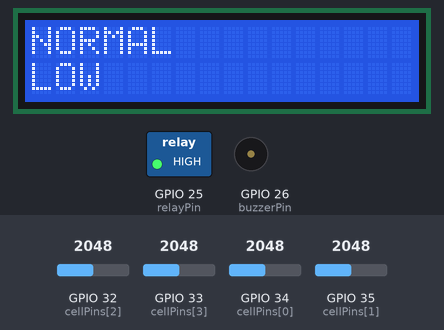
This sketch was run on a simulated ESP32. On the bench: 16×2 character LCD, switched loads named in the sketch (green lamp = pin HIGH), buzzer (waves = sounding). The test bench sets the inputs (shaded band); at power-on: GPIO 32 (cellPins[2]) = 2048, GPIO 33 (cellPins[3]) = 2048, GPIO 34 (cellPins[0]) = 2048, GPIO 35 (cellPins[1]) = 2048 (analog values on the 0–4095 scale). WiFi joins after 1.5 s; servers stay silent unless stated; what the sketch prints to the serial monitor is not drawn.

Above: at 4.5 s.
4.6 s: GPIO 32 (cellPins[2]) set to 2613
6.6 s: GPIO 32 (cellPins[2]) set to 2726
At 8.2 s:
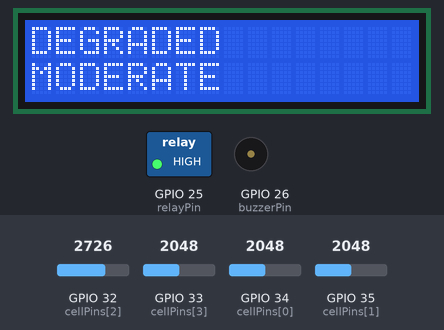
10.6 s: GPIO 33 (cellPins[3]) set to 3783
12.6 s: GPIO 33 (cellPins[3]) set to 3903
At 14.4 s:
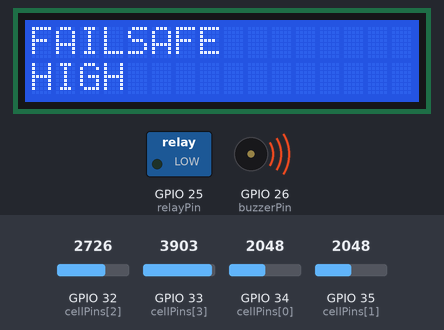
14.9 s: GPIO 34 (cellPins[0]) set to 273
16.6 s: GPIO 34 (cellPins[0]) set to 226
At 18.8 s:
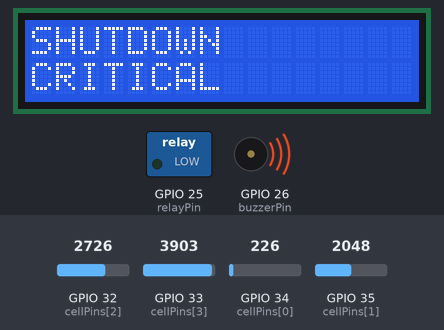
Timing chart, 0 to 19.9 s (numbered marks = the images above; inputs shaded):
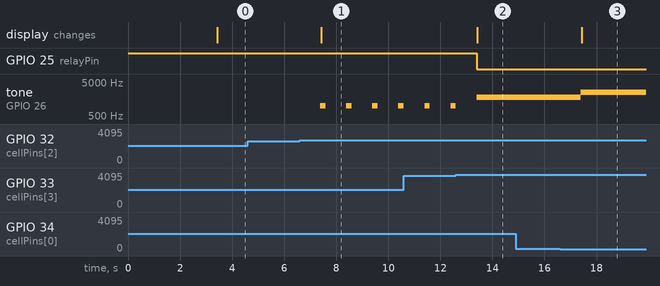

Measured:
- the behaviour switches between 2668 and 2669 on GPIO 32 (cellPins[2]) (found by bisection; images 0 and 1)
- the behaviour switches between 3846 and 3847 on GPIO 33 (cellPins[3]) (found by bisection; images 1 and 2)
- the behaviour switches between 249 and 248 on GPIO 34 (cellPins[0]) (found by bisection; images 2 and 3)
- after the input at 4.6 s, every drawn part: stays the same
- after the input at 6.6 s, tone on GPIO 26 (buzzerPin): alternates 1000 Hz for 0.20 s and silent for 0.80 s, starting after 0.79 s; the display: changes after 0.83 s (image 1)
- after the input at 12.6 s, GPIO 25 (relayPin): HIGH → LOW after 0.79 s; the display: changes after 0.83 s (image 2)
- after the input at 14.9 s, every drawn part: stays the same
- after the input at 16.6 s, tone on GPIO 26 (buzzerPin): 1800 Hz → 2500 Hz after 0.79 s; the display: changes after 0.83 s (image 3)

The sketch:

SourceCode.ino
```cpp
#define BLYNK_TEMPLATE_ID "TMPTMPL3KD_IAK4Y"
#define BLYNK_TEMPLATE_NAME "Smart Battery Analytics Engine"
#define BLYNK_AUTH_TOKEN "aQiTjkNG8DmowL4IsGFxSvb5h_P90QLp"

#include <WiFi.h>
#include <BlynkSimpleEsp32.h>
#include <Wire.h>
#include <LiquidCrystal_I2C.h>

char ssid[] = "Wokwi-GUEST";
char pass[] = "";

LiquidCrystal_I2C lcd(0x27, 16, 2);

// Pins
const int cellPins[4] = {34, 35, 32, 33};
const int relayPin = 25;
const int buzzerPin = 26;

// Runtime Modes
enum RuntimeMode {
  NORMAL,
  DEGRADED,
  FAILSAFE,
  SHUTDOWN
};

RuntimeMode currentMode = NORMAL;
RuntimeMode lastLoggedMode = NORMAL;

// Globals
float cellVoltages[4];
unsigned long previousMillis = 0;
const long monitoringInterval = 1000;

String faultHistory = "BOOT";
String fault2 = "";
String fault3 = "";
String previousFault = "";

unsigned long relayLastChanged = 0;
const unsigned long relayCooldown = 2000;
bool relayState = true;

// ===============================
// SENSOR FUNCTIONS
// ===============================

void readVoltages() {
  for (int i = 0; i < 4; i++) {
    int adc = analogRead(cellPins[i]);
    cellVoltages[i] = (adc * 3.3) / 4095.0;
  }
}

bool checkSensorDisconnect() {
  for (int i = 0; i < 4; i++) {
    if (cellVoltages[i] < 0.2) return true;
  }
  return false;
}

// ===============================
// ANALYTICS ENGINE
// ===============================

float calculateAverageVoltage() {
  float sum = 0;
  for (int i = 0; i < 4; i++) sum += cellVoltages[i];
  return sum / 4.0;
}

float calculatePackVoltage() {
  float sum = 0;
  for (int i = 0; i < 4; i++) sum += cellVoltages[i];
  return sum;
}

float calculateImbalance() {
  float minV = cellVoltages[0];
  float maxV = cellVoltages[0];

  for (int i = 1; i < 4; i++) {
    if (cellVoltages[i] < minV) minV = cellVoltages[i];
    if (cellVoltages[i] > maxV) maxV = cellVoltages[i];
  }

  return maxV - minV;
}

int calculateBatteryHealth() {
  int score = 100;
  float avgVoltage = calculateAverageVoltage();
  float imbalance = calculateImbalance();

  if (avgVoltage < 2.0) score -= 30;
  else if (avgVoltage < 2.7) score -= 15;

  if (imbalance > 0.5) score -= 20;
  else if (imbalance > 0.25) score -= 10;

  switch (currentMode) {
    case DEGRADED: score -= 10; break;
    case FAILSAFE: score -= 30; break;
    case SHUTDOWN: score -= 50; break;
    default: break;
  }

  if (score < 0) score = 0;
  return score;
}

int calculateFailureProbability() {
  return 100 - calculateBatteryHealth();
}

// ===============================
// AI ENGINE
// ===============================

String modeToString(RuntimeMode mode) {
  switch (mode) {
    case NORMAL: return "NORMAL";
    case DEGRADED: return "DEGRADED";
    case FAILSAFE: return "FAILSAFE";
    case SHUTDOWN: return "SHUTDOWN";
  }
  return "UNKNOWN";
}

String getRiskLevel() {
  switch (currentMode) {
    case NORMAL: return "LOW";
    case DEGRADED: return "MODERATE";
    case FAILSAFE: return "HIGH";
    case SHUTDOWN: return "CRITICAL";
  }
  return "UNKNOWN";
}

String getAIRecommendation() {
  switch (currentMode) {
    case NORMAL: return "System healthy";
    case DEGRADED: return "Inspect weak cell";
    case FAILSAFE: return "Reduce load now";
    case SHUTDOWN: return "Manual intervention";
  }
  return "N/A";
}

String getSensorStatus() {
  if (checkSensorDisconnect()) return "FAULT";
  return "HEALTHY";
}

String getRelayStatus() {
  if (currentMode == FAILSAFE || currentMode == SHUTDOWN)
    return "OFF";
  return "ACTIVE";
}

String getCloudStatus() {
  if (Blynk.connected()) return "ONLINE";
  return "OFFLINE";
}

int getWiFiRSSI() {
  return WiFi.RSSI();
}

String getFaultHistory() {
  return faultHistory + " | " + fault2 + " | " + fault3;
}

void updateFaultHistory() {
  String currentFault = modeToString(currentMode);

  if (currentFault != previousFault) {
    fault3 = fault2;
    fault2 = faultHistory;
    faultHistory = currentFault;
    previousFault = currentFault;
  }
}

// ===============================
// OUTPUT CONTROL
// ===============================

void handleOutputs() {
  bool desiredRelayState = true;

  if (currentMode == FAILSAFE || currentMode == SHUTDOWN)
    desiredRelayState = false;

  if (desiredRelayState != relayState &&
      millis() - relayLastChanged > relayCooldown) {
    relayState = desiredRelayState;
    digitalWrite(relayPin, relayState);
    relayLastChanged = millis();
  }

  switch (currentMode) {
    case NORMAL:
      noTone(buzzerPin);
      break;
    case DEGRADED:
      tone(buzzerPin, 1000, 200);
      break;
    case FAILSAFE:
      tone(buzzerPin, 1800);
      break;
    case SHUTDOWN:
      tone(buzzerPin, 2500);
      break;
  }
}

void updateLCD() {
  static String lastLine1 = "";
  static String lastLine2 = "";

  String line1 = modeToString(currentMode);
  String line2 = getRiskLevel();

  if (line1 != lastLine1 || line2 != lastLine2) {
    lcd.clear();
    lcd.setCursor(0, 0);
    lcd.print(line1);

    lcd.setCursor(0, 1);
    lcd.print(line2);

    lastLine1 = line1;
    lastLine2 = line2;
  }
}
// ===============================
// BLYNK TELEMETRY
// ===============================

void sendToBlynk() {
  if (!Blynk.connected()) return;

  Blynk.virtualWrite(V0, cellVoltages[0]);
  Blynk.virtualWrite(V1, cellVoltages[1]);
  Blynk.virtualWrite(V2, cellVoltages[2]);
  Blynk.virtualWrite(V3, cellVoltages[3]);

  Blynk.virtualWrite(V4, calculateAverageVoltage());
  Blynk.virtualWrite(V5, calculatePackVoltage());
  Blynk.virtualWrite(V6, calculateBatteryHealth());
  Blynk.virtualWrite(V7, getRiskLevel());

  Blynk.virtualWrite(V8, getSensorStatus());
  Blynk.virtualWrite(V9, getRelayStatus());
  Blynk.virtualWrite(V10, getCloudStatus());

  Blynk.virtualWrite(V11, getAIRecommendation());
  Blynk.virtualWrite(V12, getFaultHistory());
  Blynk.virtualWrite(V13, calculateFailureProbability());
  Blynk.virtualWrite(V14, getWiFiRSSI());
}

// ===============================
// SETUP
// ===============================

void setup() {
  Serial.begin(115200);
  analogReadResolution(12);

  pinMode(relayPin, OUTPUT);
  digitalWrite(relayPin, HIGH);
  relayState = true;

  pinMode(buzzerPin, OUTPUT);

  lcd.init();
  lcd.backlight();

  lcd.setCursor(0, 0);
  lcd.print("BATTERY AI");
  lcd.setCursor(0, 1);
  lcd.print("BOOTING...");

  Blynk.begin(BLYNK_AUTH_TOKEN, ssid, pass);

  delay(1500);
  lcd.clear();
}

// ===============================
// LOOP
// ===============================

void loop() {
  Blynk.run();

  if (!Blynk.connected()) {
    Blynk.connect(1000);
  }

  unsigned long currentMillis = millis();

  if (currentMillis - previousMillis >= monitoringInterval) {
    previousMillis = currentMillis;

    readVoltages();

    bool sensorDisconnected = checkSensorDisconnect();

    float maxV = cellVoltages[0];
    for (int i = 1; i < 4; i++) {
      if (cellVoltages[i] > maxV)
        maxV = cellVoltages[i];
    }

    bool overVoltage = maxV > 3.10;
    bool imbalanceFault = calculateImbalance() > 0.5;

    // =========================
    // Runtime State Machine
    // =========================
    if (sensorDisconnected && overVoltage) {
      currentMode = SHUTDOWN;
    }
    else if (overVoltage) {
      currentMode = FAILSAFE;
    }
    else if (sensorDisconnected || imbalanceFault) {
      currentMode = DEGRADED;
    }
    else {
      currentMode = NORMAL;
    }

    updateFaultHistory();

    if (currentMode != lastLoggedMode) {
      Serial.print("MODE CHANGED TO: ");
      Serial.println(modeToString(currentMode));
      lastLoggedMode = currentMode;
    }

    handleOutputs();
    updateLCD();
    sendToBlynk();

    // =========================
    // Serial Monitor
    // =========================
    Serial.println("===== TASK 6 LIVE =====");

    for (int i = 0; i < 4; i++) {
      Serial.print("Cell ");
      Serial.print(i + 1);
      Serial.print(": ");
      Serial.print(cellVoltages[i], 2);
      Serial.println(" V");
    }

    Serial.print("Avg Voltage: ");
    Serial.println(calculateAverageVoltage());

    Serial.print("Pack Voltage: ");
    Serial.println(calculatePackVoltage());

    Serial.print("Health: ");
    Serial.print(calculateBatteryHealth());
    Serial.println("%");

    Serial.print("Risk: ");
    Serial.println(getRiskLevel());

    Serial.print("WiFi RSSI: ");
    Serial.println(getWiFiRSSI());

    Serial.print("AI: ");
    Serial.println(getAIRecommendation());

    Serial.println("=======================");
  }
}
```
